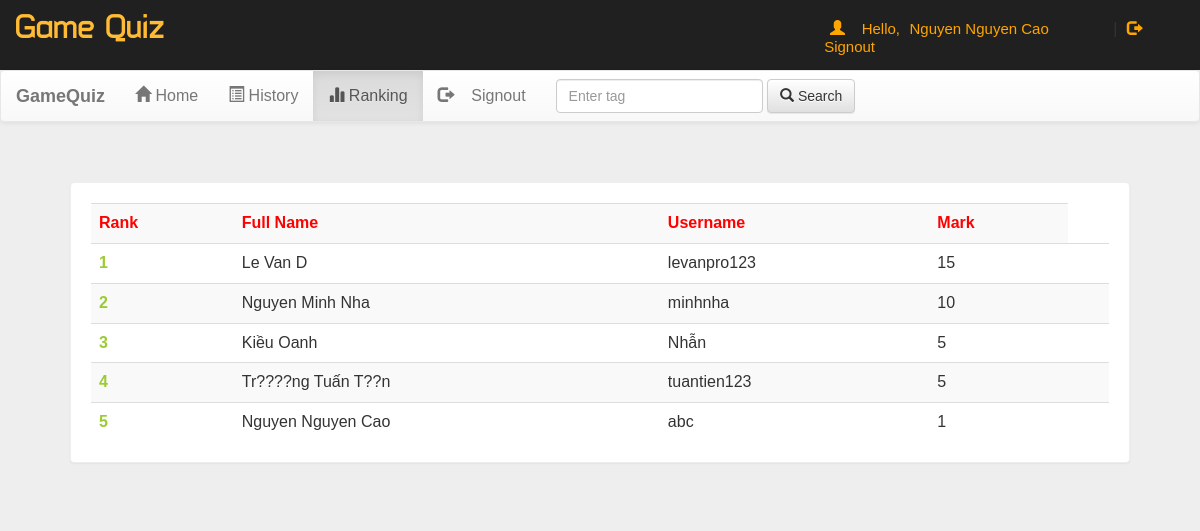
/account.php?q=3 (signed in), run on the app's committed database.
### tables this page shows
CREATE TABLE `rank` (
  `email` varchar(50) NOT NULL,
  `score` int(11) NOT NULL,
  `time` timestamp NOT NULL DEFAULT current_timestamp() ON UPDATE current_timestamp()
);

CREATE TABLE `user` (
  `name` varchar(50) NOT NULL,
  `gender` varchar(50) NOT NULL,
  `college` varchar(100) NOT NULL,
  `email` varchar(50) NOT NULL,
  `mob` bigint(20) NOT NULL,
  `password` varchar(50) NOT NULL
);

### account.php (the view, shortened to what this page needs)
<!DOCTYPE html PUBLIC "-//W3C//DTD XHTML 1.0 Transitional//EN" "http://www.w3.org/TR/xhtml1/DTD/xhtml1-transitional.dtd">
<html xmlns="http://www.w3.org/1999/xhtml">
<head>
<link  rel="stylesheet" href="css/bootstrap.min.css"/>
 <link  rel="stylesheet" href="css/bootstrap-theme.min.css"/>
 <link rel="stylesheet" href="css/main.css">
 <link  rel="stylesheet" href="css/font.css">
</head>
<body>
<div class="header">
<div class="row">
<div class="col-lg-6">
<span class="logo">Game Quiz</span></div>
<div class="col-md-4 col-md-offset-2">
 <?php
 include_once 'dbConnection.php';
  if(!(isset($_SESSION['email']))){
header("location:index.php");
}
else
{
$name = $_SESSION['name'];
echo '<span class="pull-right top title1" ><span class="log1"><span class="glyphicon glyphicon-user" aria-hidden="true"></span>&nbsp;&nbsp;&nbsp;&nbsp;Hello,</span> <a href="account.php?q=1" class="log log1">'.$name.'</a>&nbsp;|&nbsp;<a href="logout.php?q=account.php" class="log"><span class="glyphicon glyphicon-log-out" aria-hidden="true"></span>&nbsp;Signout</button></a></span>';
}?>
</div>
</div></div>
<div class="bg">
<nav class="navbar navbar-default title1">
  <div class="container-fluid">
    <div class="navbar-header">
      <a class="navbar-brand" href="#"><b>GameQuiz</b></a>
    </div>
    <div class="collapse navbar-collapse" id="bs-example-navbar-collapse-1">
      <ul class="nav navbar-nav">
        <li <?php if(@$_GET['q']==1) echo'class="active"'; ?> ><a href="account.php?q=1"><span class="glyphicon glyphicon-home" aria-hidden="true"></span>&nbsp;Home<span class="sr-only">(current)</span></a></li>
        <li <?php if(@$_GET['q']==2) echo'class="active"'; ?>><a href="account.php?q=2"><span class="glyphicon glyphicon-list-alt" aria-hidden="true"></span>&nbsp;History</a></li>
		<li <?php if(@$_GET['q']==3) echo'class="active"'; ?>><a href="account.php?q=3"><span class="glyphicon glyphicon-stats" aria-hidden="true"></span>&nbsp;Ranking</a></li>
		<li class="pull-right"> <a href="logout.php?q=account.php"><span class="glyphicon glyphicon-log-out" aria-hidden="true"></span>&nbsp;&nbsp;&nbsp;&nbsp;Signout</a></li>
		</ul>
            <form class="navbar-form navbar-left" role="search">
        <div class="form-group">
          <input type="text" class="form-control" placeholder="Enter tag ">
        </div>
        <button type="submit" class="btn btn-default"><span class="glyphicon glyphicon-search" aria-hidden="true"></span>&nbsp;Search</button>
      </form>
      </div>
  </div>
</nav>
<div class="container">
<div class="row">
<div class="col-md-12">
<?php
if(@$_GET['q']== 3)
{
$q=mysqli_query($con,"SELECT * FROM rank  ORDER BY score DESC " )or die('Error223');
echo  '<div class="panel title"><div class="table-responsive">
<table class="table table-striped title1" >
<tr style="color:red"><td><b>Rank</b></td><td><b>Full Name</b></td><td><b>Username</b></td><td><b>Mark</b></td></tr>';
$c=0;
while($row=mysqli_fetch_array($q) )
{
$e=$row['email'];
$s=$row['score'];
$q12=mysqli_query($con,"SELECT * FROM user WHERE email='$e' " )or die('Error231');
while($row=mysqli_fetch_array($q12) )
{
$name=$row['name'];
$college=$row['college'];
}
$c++;
echo '<tr><td style="color:#99cc32"><b>'.$c.'</b></td><td>'.$name.'</td><td>'.$college.'</td><td>'.$s.'</td><td>';
}
echo '</table></div></div>';}
?>
</div></div></div></div>
</body>
</html>

### css/main.css (style rules this page uses)
body { overflow-x:hidden; width:100%; font: 15px "Century Gothic", "Times Roman", sans-serif; background:#eee; min-height:550px; background-attachment:fixed; }
.bg { min-height:540px; }
.panel { border-color:#eee; margin:40px; padding:20px; font: 15px "Century Gothic", "Times Roman", sans-serif; }
.title { font-family:'typo'; }
.header { background:#202020; height:70px; }
.logo { font-family:'typo'; font-size:35px; color:#ffbb33; margin:15px; }
.title1 { font: 16px "Century Gothic", "Times Roman", sans-serif; }
.top { margin-top:20px; }
.log1 { font: 15px 'Ubuntu', sans-serif; color:orange; margin-left:10px; }
.log { margin:10px; margin-right:60px; margin-left:5px; color:orange; text-decoration:none; font-size:20px; font-size:15px; }

### data on the page
rank: user.name "Le Van D", user.college "levanpro123", score "15"
rank: user.name "Nguyen Minh Nha", user.college "minhnha", score "10"
rank: user.name "Kiều Oanh", user.college "Nhẫn", score "5"
rank: user.name "Tr????ng Tuấn T??n", user.college "tuantien123", score "5"
rank: user.name "Nguyen Nguyen Cao", user.college "abc", score "1"

### other printed values
$name "Nguyen Nguyen Cao"
